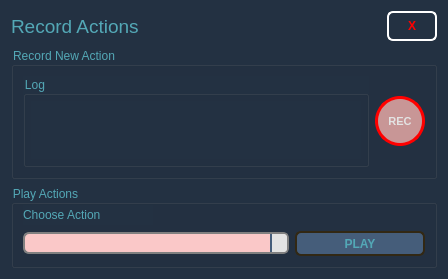
<?xml version="1.0" encoding="UTF-8"?>
<ui version="4.0">
 <class>Form</class>
 <widget class="QWidget" name="Form">
  <property name="geometry">
   <rect>
    <x>0</x>
    <y>0</y>
    <width>448</width>
    <height>279</height>
   </rect>
  </property>
  <property name="windowTitle">
   <string>TesteUI</string>
  </property>
  <property name="styleSheet">
   <string notr="true">QWidget{	
	background-color: #233142;
}

QLabel{
	color: #53a8b6;
}

QLabel:disabled {
	color: #455d7a;
}

QGroupBox {
	color: #53a8b6;
}

QGroupBox:disabled {
	color: #455d7a;
}

QTabWidget::pane {
	border: 2px solid #e3e3e3;
	border-radius: 5px;
} 

QTabWidget::tab-bar {
    left: 15px; /* move to the right by 5px */
}

QTabBar::tab {
	color: #455d7a;
	background: transparent; 
	border: null; 
	padding-top: 8px;
	padding-bottom: 8px;
	padding-right: 8px;
	padding-left: 4px;

} 

QTabBar::tab:selected {
	color: #7c73e6;
	background: transparent; 
	padding-left: 4px;
}

QCheckBox {
	color: #e3e3e3;
    spacing: 5px;
}

QCheckBox:unchecked {
	color: #53a8b6;
}

QCheckBox:checked {
	color: #7c73e6;
}

QCheckBox::indicator:unchecked {
    border: 1px solid white;
	border-radius: 2px;
	background-color:#233142;
}

QCheckBox::indicator:checked {
    border: 2px solid lightgray;
	border-radius: 6px;
	background-color: rgb(56, 186, 255);
}

QCheckBox:disabled{
	color: gray;
}

QCheckBox::indicator:checked:disabled {
    color: rgb(250, 90, 120);
	background-color: #233142;
	border-color: gray;
}

QCheckBox::indicator:unchecked:disabled {
    color: rgb(250, 90, 120);
	background-color: #233142;
	border-color: gray;
}

QComboBox {
	color: #233142;
    border: 2px solid #455d7a;
    border-radius: 6px;
    padding: 1px 18px 1px 3px;
    min-width: 6em;
}

QComboBox::down-arrow {
      image: null;
}

QComboBox:!editable, QComboBox::drop-down:editable {
     background: #e3e3e3;
}

QComboBox:on { /* shift the text when the popup opens */
    padding-top: 3px;
    padding-left: 4px;
}

QComboBox::drop-down {
    width: 15px;
	background-color: #e3e3e3;
    border-left-width: 2px;
    border-left-color: #455d7a;
    border-left-style: solid; /* just a single line */
    border-top-right-radius: 3px; /* same radius as the QComboBox */
    border-bottom-right-radius: 3px;
}

QComboBox:hover{
    border: 2px solid white;
    color: #53a8b6;
}

QComboBox QAbstractItemView{
    border: 2px solid white;
	border-radius: 10px;
    color: #233142;
	background-color: lightgray;
    selection-background-color: rgb(40, 30, 50);
	selection-color: white;
	selection-item-border-radius: 2px;
	padding: 3px 3px ;
}

QComboBox:disabled{
	color: rgb(250, 90, 120);
	background-color: rgb(250, 200, 200);
	border-color: gray;
}

QScrollArea{
	border-radius: 5px;
	border: none;
}

QScrollBar::handle {
	border-radius: 10px;
 	border: none;
	background-color: #455d7a;
	width: 5px;
}

QScrollBar::add-page{ 
	border: none;
    background-color: transparent;
}

QScrollBar::sub-page {
    background-color: transparent;
	border: none;
}

QScrollBar::add-line {
    border: none;
    background-color: transparent;
}

QScrollBar::sub-line {
    border: none;
    background-color: transparent;
}

QScrollBar:arrow{
	border: none;
	background: transparent;
	color: none;
	image: none;
}

QPushButton {
	color: #e3e3e3;
    border: 2px solid #455d7a;
    border-radius: 6px;
	background-color: #53a8b6;
}

QPushButton:hover{
    border: 2px solid white;
    color: white;
}

QPushButton:pressed {
	color: #e3e3e3;
	border-color: #e3e3e3;
    background-color: #455d7a;
}

QPushButton:flat {
    border: none; /* no border for a flat push button */
}

QPushButton:default {
    border-color: navy; /* make the default button prominent */
}

QPushButton::disabled {
	border-color: rgb(50, 40, 20);
	background: #455d7a;
	color: #53a8b6;
}

QLineEdit {
	color: #5585b5;
    border: 2px solid #455d7a;
    border-radius: 5px;
    padding: 0 8px;
    background: #e3e3e3;
    selection-background-color: darkgray;
}

QLineEdit:hover{
    border: 2px solid white;
    color: black;
}

QLineEdit:disabled{
	color: #f95959;
	background-color: #79c2d0;
	border-color: rgb(255, 230, 220);
}</string>
  </property>
  <layout class="QVBoxLayout" name="verticalLayout" stretch="0,3,1">
   <item>
    <layout class="QHBoxLayout" name="horizontalLayout_2" stretch="3,1">
     <item>
      <widget class="QLabel" name="label_2">
       <property name="minimumSize">
        <size>
         <width>0</width>
         <height>30</height>
        </size>
       </property>
       <property name="font">
        <font>
         <pointsize>14</pointsize>
        </font>
       </property>
       <property name="text">
        <string>Record Actions</string>
       </property>
      </widget>
     </item>
     <item>
      <widget class="QPushButton" name="pushButtonClose">
       <property name="minimumSize">
        <size>
         <width>0</width>
         <height>30</height>
        </size>
       </property>
       <property name="maximumSize">
        <size>
         <width>50</width>
         <height>16777215</height>
        </size>
       </property>
       <property name="font">
        <font>
         <weight>75</weight>
         <bold>true</bold>
        </font>
       </property>
       <property name="styleSheet">
        <string notr="true">QPushButton {
	color: red;
    border: 2px solid white;
    border-radius: 6px;
	background-color: #233142;
}

QPushButton:pressed {
	color: red;
    background-color: rgb(255, 196, 197);
}

QPushButton:flat {
    border: none; /* no border for a flat push button */
}

QPushButton:default {
    border-color: navy; /* make the default button prominent */
}

QPushButton:hover{
    border: 2px solid #05B8CC;
    color: darkred;
}</string>
       </property>
       <property name="text">
        <string>X</string>
       </property>
      </widget>
     </item>
    </layout>
   </item>
   <item>
    <widget class="QGroupBox" name="groupRec">
     <property name="styleSheet">
      <string notr="true"/>
     </property>
     <property name="title">
      <string>Record New Action</string>
     </property>
     <layout class="QHBoxLayout" name="horizontalLayout">
      <item>
       <widget class="QGroupBox" name="groupLog">
        <property name="title">
         <string>Log</string>
        </property>
        <layout class="QGridLayout" name="gridLayout">
         <property name="margin">
          <number>5</number>
         </property>
         <item row="0" column="0">
          <widget class="QScrollArea" name="scrollArea">
           <property name="widgetResizable">
            <bool>true</bool>
           </property>
           <widget class="QWidget" name="scrollAreaWidgetContents">
            <property name="geometry">
             <rect>
              <x>0</x>
              <y>0</y>
              <width>333</width>
              <height>62</height>
             </rect>
            </property>
            <layout class="QVBoxLayout" name="verticalLayout_4"/>
           </widget>
          </widget>
         </item>
        </layout>
       </widget>
      </item>
      <item>
       <widget class="QPushButton" name="pushREC">
        <property name="sizePolicy">
         <sizepolicy hsizetype="Fixed" vsizetype="Fixed">
          <horstretch>0</horstretch>
          <verstretch>0</verstretch>
         </sizepolicy>
        </property>
        <property name="minimumSize">
         <size>
          <width>50</width>
          <height>50</height>
         </size>
        </property>
        <property name="maximumSize">
         <size>
          <width>50</width>
          <height>50</height>
         </size>
        </property>
        <property name="font">
         <font>
          <pointsize>8</pointsize>
          <weight>75</weight>
          <bold>true</bold>
         </font>
        </property>
        <property name="styleSheet">
         <string notr="true">QPushButton {
    border: 3px solid red;
    border-radius: 25px;
	background-color: rgb(200, 150, 150);
}


QPushButton:pressed {
    border: 3px solid rgb(200, 100, 70);
    background-color: rgb(255, 50, 50);
}

QPushButton::checked:on{
	border: pink;
    background-color: rgb(255, 0, 0);
}
</string>
        </property>
        <property name="text">
         <string>REC</string>
        </property>
        <property name="checkable">
         <bool>true</bool>
        </property>
       </widget>
      </item>
     </layout>
    </widget>
   </item>
   <item>
    <widget class="QGroupBox" name="groupPlay">
     <property name="enabled">
      <bool>true</bool>
     </property>
     <property name="title">
      <string>Play Actions</string>
     </property>
     <layout class="QGridLayout" name="gridLayout_2" rowstretch="0,0" rowminimumheight="0,0">
      <property name="topMargin">
       <number>0</number>
      </property>
      <item row="0" column="0">
       <widget class="QLabel" name="label_3">
        <property name="text">
         <string>Choose Action</string>
        </property>
       </widget>
      </item>
      <item row="0" column="1" colspan="2">
       <spacer name="horizontalSpacer">
        <property name="orientation">
         <enum>Qt::Horizontal</enum>
        </property>
        <property name="sizeHint" stdset="0">
         <size>
          <width>40</width>
          <height>20</height>
         </size>
        </property>
       </spacer>
      </item>
      <item row="1" column="0" colspan="2">
       <widget class="QComboBox" name="comboBox">
        <property name="enabled">
         <bool>false</bool>
        </property>
       </widget>
      </item>
      <item row="1" column="2">
       <widget class="QPushButton" name="pushButtonPlay">
        <property name="enabled">
         <bool>false</bool>
        </property>
        <property name="minimumSize">
         <size>
          <width>0</width>
          <height>25</height>
         </size>
        </property>
        <property name="font">
         <font>
          <weight>75</weight>
          <bold>true</bold>
         </font>
        </property>
        <property name="text">
         <string>PLAY</string>
        </property>
       </widget>
      </item>
     </layout>
    </widget>
   </item>
  </layout>
 </widget>
 <resources/>
 <connections/>
</ui>
